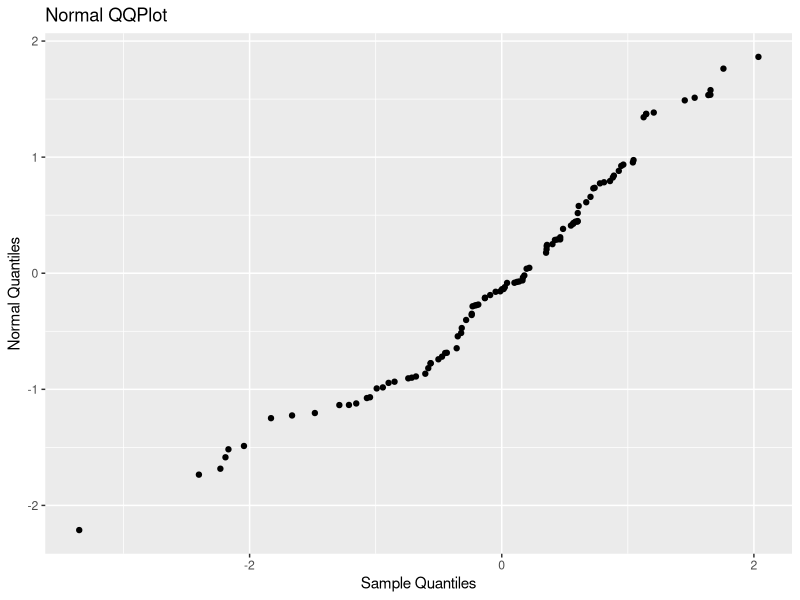

Source code (R):
## ---- chunk 1
knitr::opts_chunk$set(echo = TRUE)
## ---- chunk 2
library(tidyverse)
## ---- chunk 3
manualqqplot <- function(data) {
  #Feeds data input into x variable, standardizes and sorts
  x <- data
  x <- (x - mean(x))/sd(x)
  x <- sort(x)
  
  #Generates random sample from standard normal and sorts to match with input, and plots
  y <- rnorm(100, 0, 1)
  y <- sort(y)
  finaldata = data.frame(cbind(x,y))
 
  p <- finaldata %>%
    ggplot() + 
    geom_point(aes(x=x, y=y)) +
    ggtitle("Normal QQPlot") + 
    ylab("Normal Quantiles") + 
    xlab("Sample Quantiles")

  return(p)
}
## ---- chunk 4
#Generates data from t distribution to feed into function
data = rt(100,10)
manualqqplot(data)
